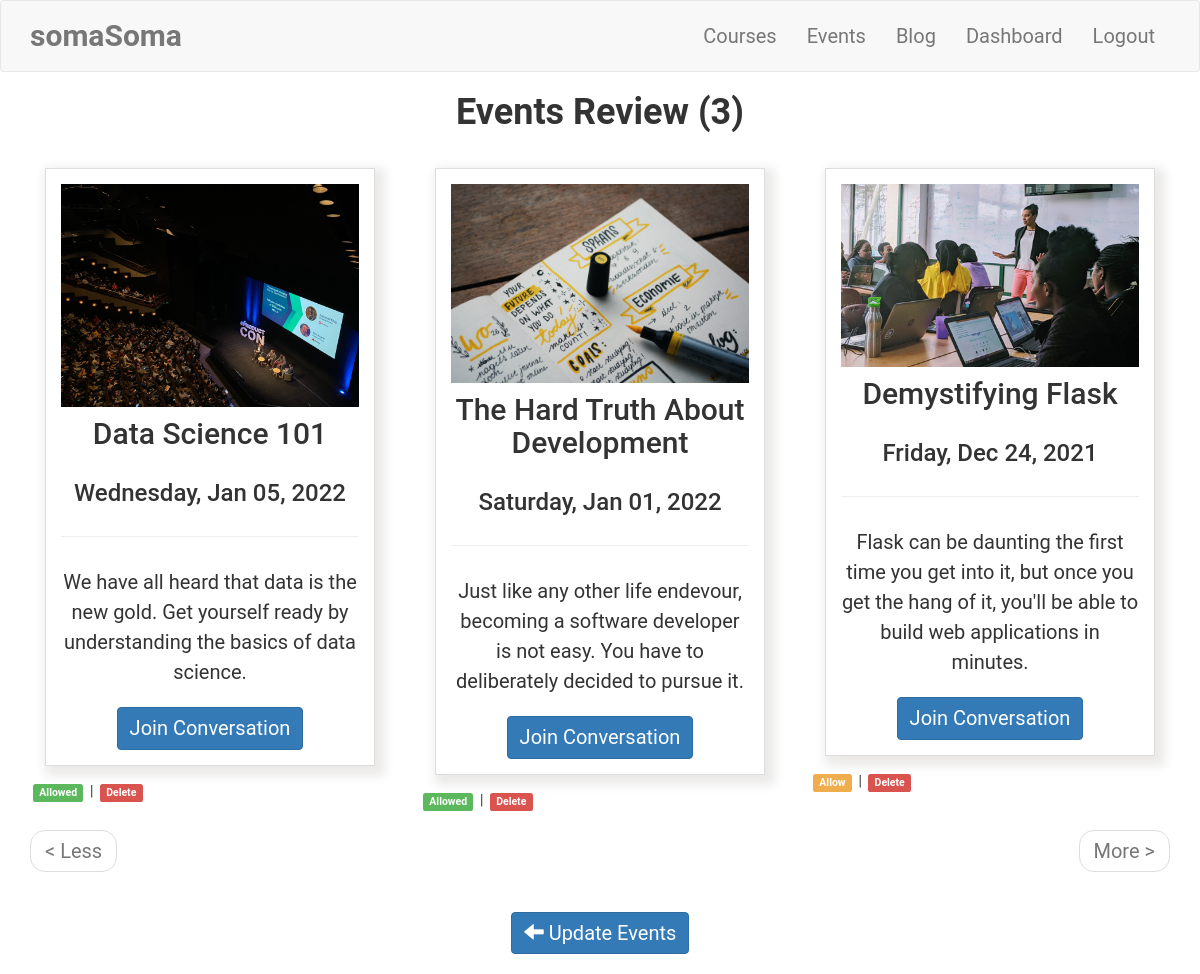
/admin/events/review (signed in), run on the app's committed database.
### app/models.py (models this page shows, shortened)
class UpdateEvents(db.Model):
    __tablename__ = 'update events'
    id = db.Column(db.Integer, primary_key=True)
    title = db.Column(db.String(64), index=True)
    event_image = db.Column(db.String(300))
    event_date = db.Column(db.String(300))
    event_time = db.Column(db.String(300))
    location = db.Column(db.String(300))
    body = db.Column(db.String(300))
    timestamp = db.Column(db.DateTime, index=True, default=datetime.utcnow)
    link = db.Column(db.String(300))
    allowed_status = db.Column(db.Boolean, default=False)
    admin_id = db.Column(db.Integer, db.ForeignKey('admin.id'))

### app/admin/routes.py (the view)
@bp.route('/events/review')
@login_required
def events_review():
    page = request.args.get('page', 1, type=int)
    events = UpdateEvents.query.order_by(
        UpdateEvents.timestamp.desc()
        ).paginate(
            page,
            current_app.config['POSTS_PER_PAGE'],
            False
            )
    next_url = url_for(
        'admin.events_review',
        page=events.next_num,
        _anchor="events") \
        if events.has_next else None
    prev_url = url_for(
        'admin.events_review',
        page=events.prev_num,
        _anchor="events") \
        if events.has_prev else None
    all_events = len(UpdateEvents.query.all())
    return render_template(
        'admin/review_events.html',
        title='Events Review',
        events=events.items,
        next_url=next_url,
        prev_url=prev_url,
        all_events=all_events
        )

### app/models.py (called while the page is built)
@login.user_loader
def load_admin(id):
    return Admin.query.get(int(id))

### app/templates/admin/review_events.html (shortened to what this page needs)
{% extends 'base.html' %}
{% import 'bootstrap/wtf.html' as wtf %}
{% block app_content %}
    <div class="row">
        <div class="col-sm-12">
        </div>
    </div>
    <div class="row">
        <div class="col-sm-12 text-center">
            <h1>{{ title }} ({{all_events}})</h1>
        </div>
    </div>
    <div class="row" id="events">
        {% for event in events %}
        <div class="col-sm-4">
            <div class="card-deck">
                <div class="card">
                    <img class="img-fluid" style="max-width: 100%; height: auto;" src="/{{ event.event_image }}" alt="Flask Class">
                    <div class="card-body">
                        <div class="text-center">
                            <h2 class="card-title">{{ event.title }}</h2>
                            <h3 class="card-title">{{ event.event_date }}</h3>
                            <hr>
                            <p class="card-text">
                                {{ event.body }}
                            </p>
                                <button type="button" class="btn btn-primary" data-toggle="modal" data-target="#{{ event.id }}">
                                    Join Conversation
                                </button>
                        </div>
                    </div>
                </div>
            </div>
            <div class="row">
                <div class="col-sm-12">
                    {% if not event.allowed_status == 1 %}
                        <a href=" {{ url_for('admin.events_allow', id=event.id) }} " class="label label-warning">Allow</a>
                    {% else %}
                        <a href="#" class="label label-success">Allowed</a></a>
                    {% endif %}
                     | <a href=" {{ url_for('admin.events_delete', id=event.id) }} " class="label label-danger">Delete</a>
                </div>
            </div>
        </div>
        {% endfor %}
    </div>
    <div class="row">
        <div  class="col-sm-12">
            <nav aria-label="...">
                <ul class="pager">
                    <li class="previous{% if not prev_url %} disabled{% endif %}">
                        <a href="{{ prev_url or '#' }}">
                            <span aria-hidden="true">&#60;</span> Less
                        </a>
                    </li>
                    <li class="next{% if not next_url %} disabled{% endif %}">
                        <a href="{{ next_url or '#' }}">
                            More <span aria-hidden="true">&#62;</span>
                        </a>
                    </li>
                </ul>
            </nav>
        </div>
    </div>
    <div class="row">
        <div class="col-sm-4">
        </div>
        <div class="col-sm-4 text-center">
            <p><a href=" {{ url_for('admin.events_update') }} " class="btn btn-primary" >
                <span class="glyphicon glyphicon-arrow-left" aria-hidden="true"></span>
                Update Events
            </a>
            </p>
        </div>
        <div class="col-sm-4">
        </div>
    </div>
{% endblock %}

### app/static/css/styles.css (style rules this page uses)
.card-deck { padding: 15px; border: 1px solid #ddd; margin: 15px; }
.card-deck, .blog { box-shadow: 5px 5px 10px 5px #ebeae9; }
html, body { font-family: 'Roboto', sans-serif; }
h1 { padding-bottom: 10px; font-weight: 600; margin-top: 0px; padding-top: 0px; }
h2, h3, h4, h5, h6, p { margin-top: 0px; padding-top: 10px; padding-bottom: 10px; }
p, li { line-height: 30px; margin-top: 10px; margin-bottom: 10px; }
p, li, td, .btn, .btn-alt, .schedule-btn { font-size: 20px; }
.label { margin: 3px; }

### data on the page
UpdateEvents: event_image (picture), title "Data Science 101", event_date "Wednesday, Jan 05, 2022", body "We have all heard that data is the new gold. Get yourself ready by understanding the basics of data science.", allowed_status "Allowed"
UpdateEvents: event_image (picture), title "The Hard Truth About Development", event_date "Saturday, Jan 01, 2022", body "Just like any other life endevour, becoming a software developer is not easy. You have to deliberately decided to pursue it.", allowed_status "Allowed"
UpdateEvents: event_image (picture), title "Demystifying Flask", event_date "Friday, Dec 24, 2021", body "Flask can be daunting the first time you get into it, but once you get the hang of it, you'll be able to build web applications in minutes."

### other printed values
{{ title }} "Events Review"
{{ all_events }} "3"
